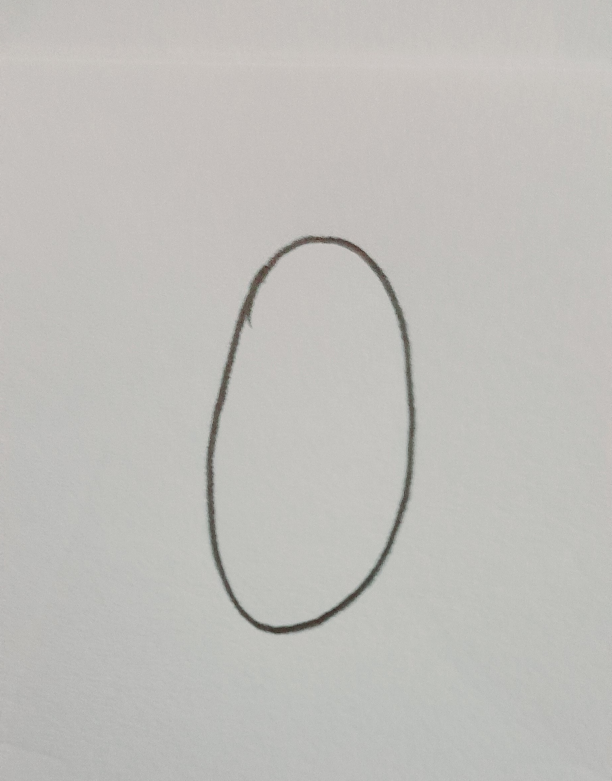
#> input picture 2026-04-07 Handwritten Digits Image Classifier Assignment Custom Images/Custom Image 0.jpg, 1836 x 2342 px, found by its file name (shown at 1/3 size)
$ jupyter execute --allow-errors '2026-04-07 Handwritten Digits Image Classifier with CNN using MNIST Dataset Assignment Notebook.ipynb'
#> lines starting #> are read from the running program, lines starting #| are printed output that depends on the picture
#  Building an Image Classifier with CNN (MNIST)

**Objective:**
To build a CNN to classify handwritten digits (0–9) using MNIST; evaluate on test set (target ≥98%); test on custom digit images.

**Dataset:** MNIST Handwritten Digits Dataset (60,000 train / 10,000 test, 28×28 grayscale)

 - Dataset Link: https://www.tensorflow.org/datasets/catalog/mnist

## 1. Import Libraries & Load Dataset
 We will use TensorFlow/Keras to load MNIST (train/test split) and visualize sample images.

[cell 1]
# Import required libraries
import numpy as np
import matplotlib.pyplot as plt

# TensorFlow / Keras: building, training, and saving the CNN model
import tensorflow as tf
from tensorflow import keras
from tensorflow.keras import layers

# For metrics/visualizations for evaluation
from sklearn.metrics import confusion_matrix, classification_report
import seaborn as sns

[cell 2]
# Print TensorFlow version for reproducibility
print("TensorFlow version:", tf.__version__)

#> (a cell that did not finish here is left out)

#> (a cell that did not finish here is left out)

## 2. Visualize Sample Images
Display a few training samples to understand the dataset.

[cell 5]
# Visualize a few training images
plt.figure(figsize=(8, 3))

#> (the rest of this cell did not finish here and is left out)

## 3. Data Preprocessing
Normalize pixels to [0,1], Reshape to (28,28,1), and One-hot encode labels

#> (a cell that did not finish here is left out)

## 4) Build the CNN Model
 **CNN Model Architecture:**
 convolutional layers + max-pooling (for feature extraction) + dropout layers (to prevent overfitting) + dense fully connected layer (to output preditions)+ softmax output layer for multi-class classification (digits 0–9)

[cell 7]
# Building the Convolutional Neural Network Model

# - Conv2D layers extracts features (edges, curves)
# - MaxPooling reduces spatial size and keeps strong features
# - Dropout layers reduces overfitting
# - Dense FCL + Softmax outputs probabilities for 10 classes (digits 0-9)

input_shape = (28, 28, 1)

#> (the rest of this cell did not finish here and is left out)

## 5. Compile & Train the CNN Model
Train for 10 epochs and monitor the validation metrics

#> (a cell that did not finish here is left out)

## 6) Training Curves
Plot accuracy/loss for train and validation to show convergence.

[cell 9]
# Plot training curves (Accuracy & Loss)
# These plots help show whether the model is learning and whether it overfits.

plt.figure(figsize=(12, 4))

# Plot accuracy curve
plt.subplot(1, 2, 1)
#> (the rest of this cell did not finish here and is left out)

## 7) Model Evaluation on the Test Set
Evaluating the model on the test set to see whether we get a high accuracy rate.

#> (a cell that did not finish here is left out)

#> (a cell that did not finish here is left out)

#> (a cell that did not finish here is left out)

## 8) Save the Trained Model

[cell 13]
# Save the Trained Model

# Keras native format (.keras) is recommended for portability.
# Also saving .h5 for compatibility.

import os
os.makedirs("models", exist_ok=True)

#> (the rest of this cell did not finish here and is left out)

## 9) Test on Custom Handwritten Digit Images
 Upload custom images, ensure 28×28 sizes, normalize, predict, and summarize predictions.

[cell 14]
# Upload custom images in Colab
# You can upload PNG/JPG images of handwritten digits.
from google.colab import files
uploaded = files.upload()
#> the answer given: Custom Image 0.jpg

[cell 15]
# Preprocess Custom Images to Match MNIST Format

# The model was trained on MNIST-like images (grayscale, 28x28, pixel values in [0,1])
# This function converts any uploaded digit image to that format.
from PIL import Image, ImageOps, ImageFilter
import pandas as pd

def preprocess_custom_image(path, invert=True):
    # Convert to grayscale
#> called with path = 'Custom Image 0.jpg', invert = True
    im = Image.open(path).convert("L")

    # Improve contrast (helps if photo is faint)
    im = ImageOps.autocontrast(im)
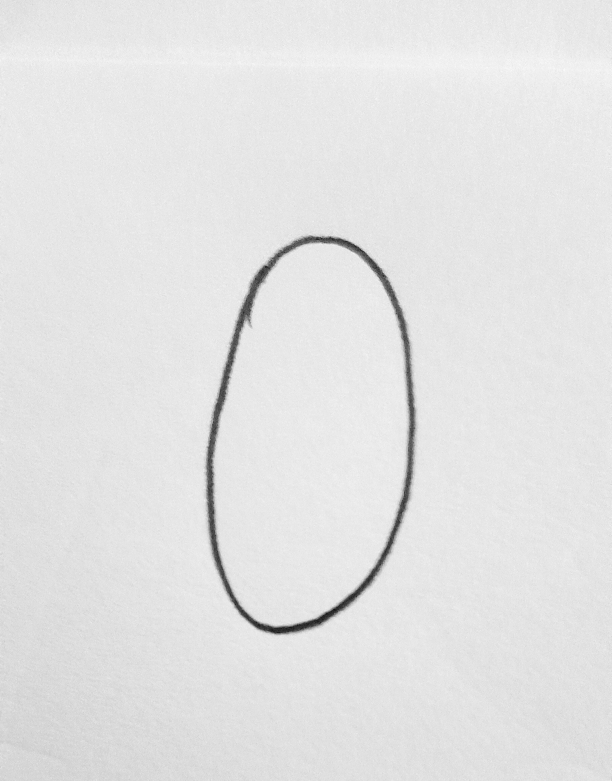
#> im: PIL image 1836x2342 L (shown at 1/3 size); min 0, max 255, mean 227

    # Resize digit to fit within a 20x20 box while keeping aspect ratio
    w, h = im.size
#> w = 1836; h = 2342
    if w > h:
        new_w = 20
        new_h = max(1, int(round(20.0 * h / w)))
    else:
        new_h = 20
        new_w = max(1, int(round(20.0 * w / h)))
#> new_w = 16

    # Resize and sharpen
    im = im.resize((new_w, new_h), Image.Resampling.LANCZOS).filter(ImageFilter.SHARPEN)
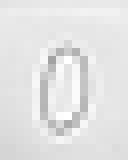
#> im: PIL image 16x20 L (shown 8 times larger); min 162, max 255, mean 227.1

    # Create a 28x28 white canvas and paste the digit roughly centered
    canvas = Image.new("L", (28, 28), color=255)
#> canvas: PIL image 28x28 L; every value is 255
    left = (28 - new_w) // 2
#> left = 6
    top  = (28 - new_h) // 2
    canvas.paste(im, (left, top))
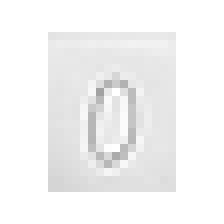
#> canvas: PIL image 28x28 L (shown 8 times larger); min 162, max 255, mean 243.6

    # MNIST digits are typically "light background + dark digit".
    # If your custom image is dark background/light digit, invert=True helps.
    if invert:
        canvas = ImageOps.invert(canvas)
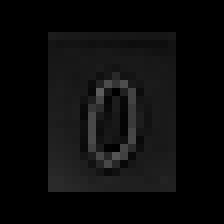
#> canvas: PIL image 28x28 L (shown 8 times larger); min 0, max 93, mean 11.4

    # Convert to NumPy and normalize to [0,1]
    arr = np.array(canvas).astype("float32") / 255.0

    # Add batch + channel dims => (1, 28, 28, 1)
    arr = np.expand_dims(arr, axis=(0, -1))
    return canvas, arr

$ run again, on 2026-04-07 Handwritten Digits Image Classifier Assignment Custom Images/Custom Image 2.jpg
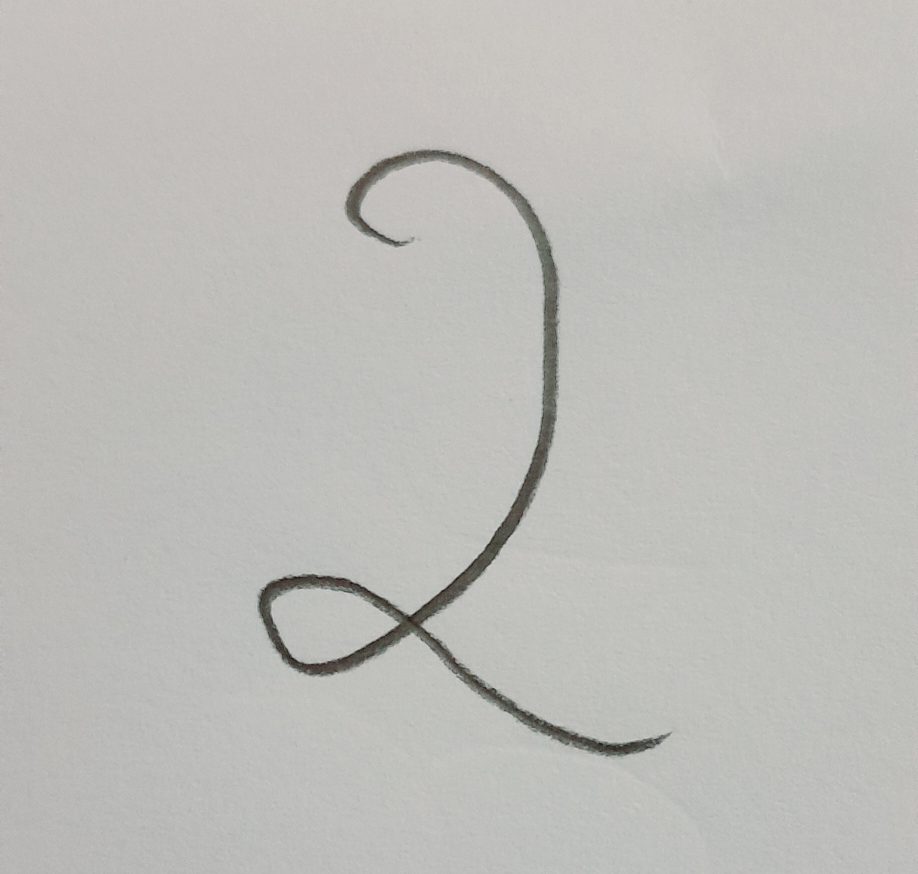
#> input picture 2026-04-07 Handwritten Digits Image Classifier Assignment Custom Images/Custom Image 2.jpg, 1836 x 1747 px, found by its file name (shown at 1/2 size)
#> in preprocess_custom_image, `im = ImageOps.autocontrast(im)`:
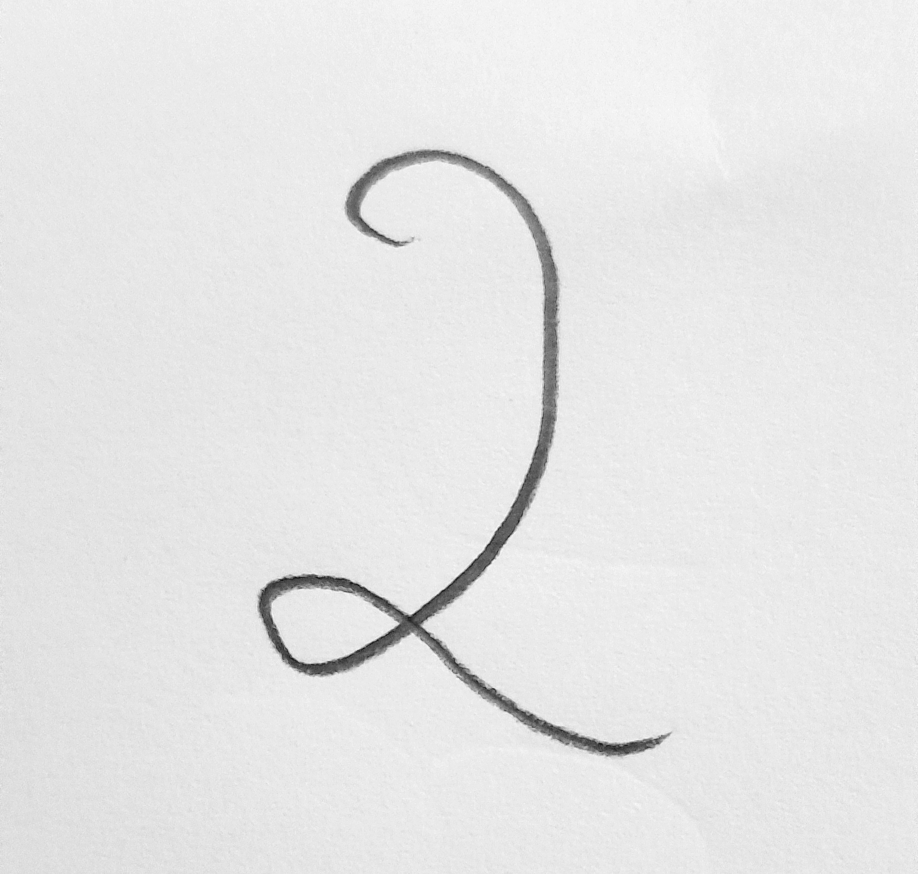
#> im: PIL image 1836x1747 L (shown at 1/2 size); min 0, max 255, mean 229.7
#> in preprocess_custom_image, `canvas = ImageOps.invert(canvas)`:
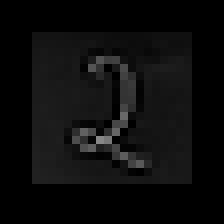
#> canvas: PIL image 28x28 L (shown 8 times larger); min 0, max 135, mean 12.3

$ run again, on 2026-04-07 Handwritten Digits Image Classifier Assignment Custom Images/Custom Image 3.jpg
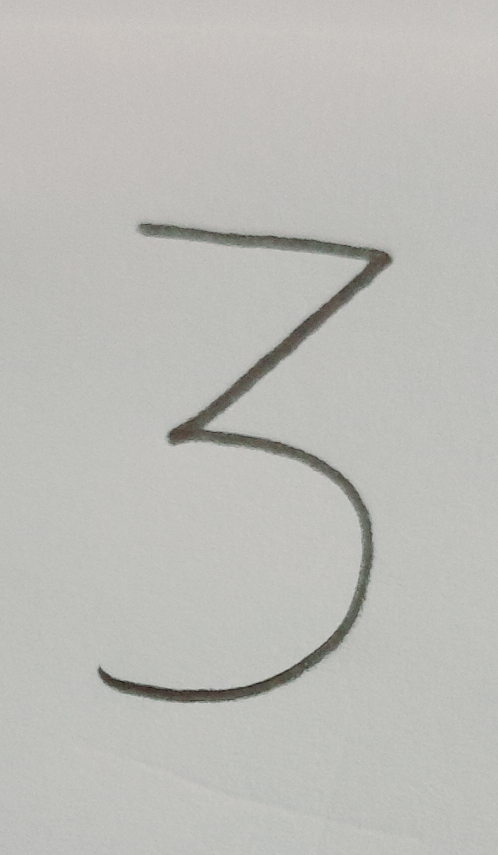
#> input picture 2026-04-07 Handwritten Digits Image Classifier Assignment Custom Images/Custom Image 3.jpg, 996 x 1709 px, found by its file name (shown at 1/2 size)
#> in preprocess_custom_image, `im = ImageOps.autocontrast(im)`:
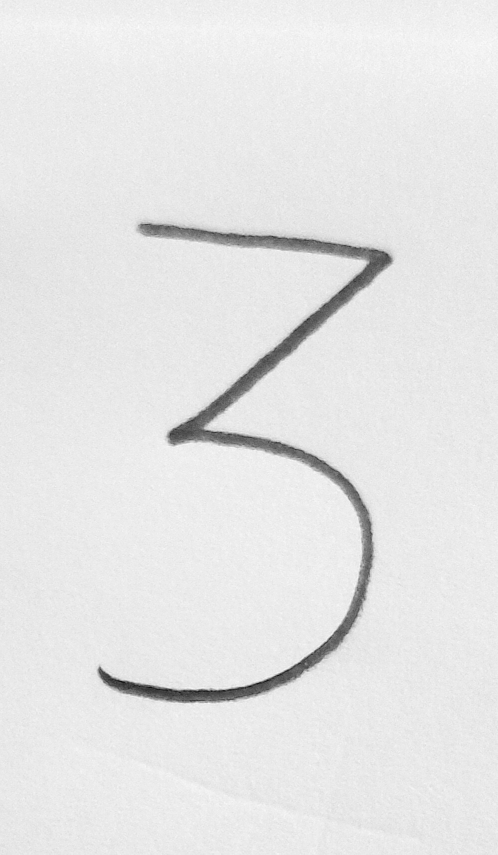
#> im: PIL image 996x1709 L (shown at 1/2 size); min 0, max 255, mean 229.1
#> in preprocess_custom_image, `canvas = ImageOps.invert(canvas)`:
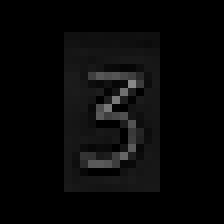
#> canvas: PIL image 28x28 L (shown 8 times larger); min 0, max 137, mean 8

$ run again, on 2026-04-07 Handwritten Digits Image Classifier Assignment Custom Images/Custom Image 4.jpg
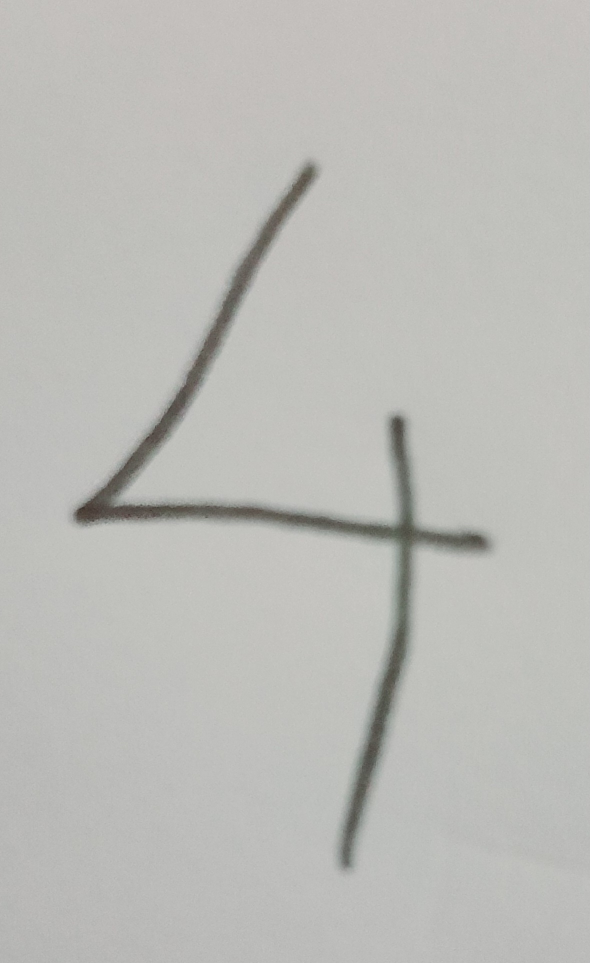
#> input picture 2026-04-07 Handwritten Digits Image Classifier Assignment Custom Images/Custom Image 4.jpg, 1180 x 1926 px, found by its file name (shown at 1/2 size)
#> in preprocess_custom_image, `im = ImageOps.autocontrast(im)`:
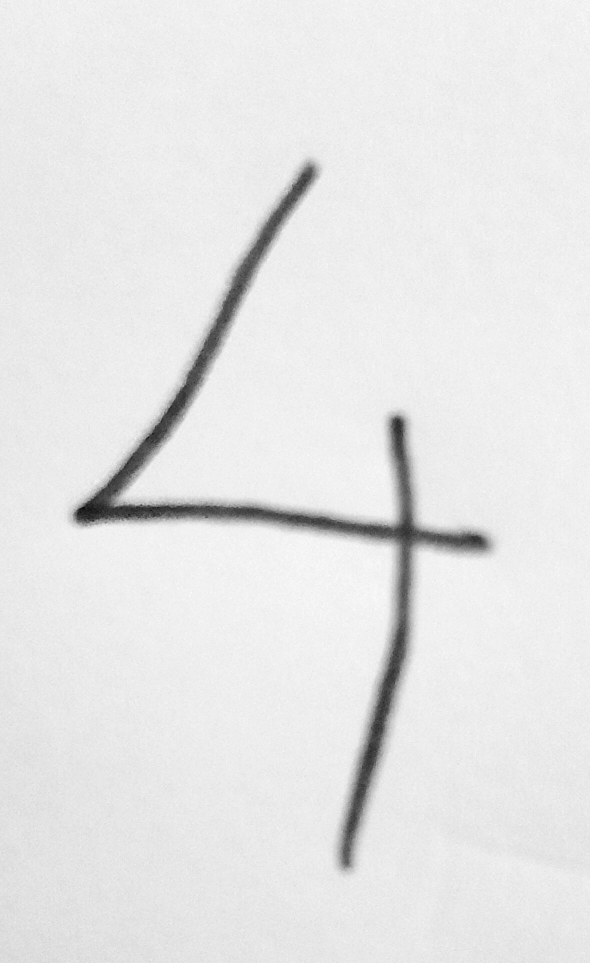
#> im: PIL image 1180x1926 L (shown at 1/2 size); min 0, max 255, mean 229.8
#> in preprocess_custom_image, `canvas = ImageOps.invert(canvas)`:
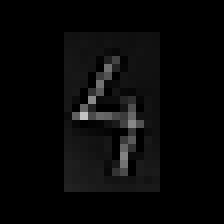
#> canvas: PIL image 28x28 L (shown 8 times larger); min 0, max 195, mean 8.1
